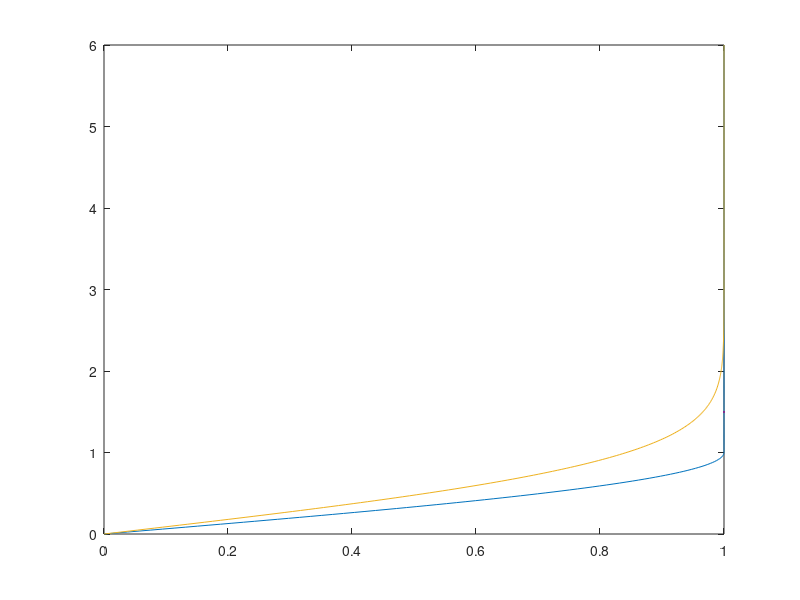

This chart was generated by the following MATLAB code: (Note: this script raises an error after producing the figure.)
%% 1
clc
clear
close all

lunghezza = 1.1;
profondita = 0.75;
viscositaCinematica = 1.5*10^-5;
densita = 1.25;
velocita = 5;

re = velocita*lunghezza/viscositaCinematica;

if re > 5*10^5
    disp("NON TUTTO LAMINARE")
else
    disp("TUTTO LAMINARE")
end


spessoreStratoLimite = 5*lunghezza/sqrt(re)
reX = @(x) velocita*x./viscositaCinematica;
cf = @(x) 0.664./sqrt(reX(x));
cf023 = cf(0.23)

% drag = 1/2 * densita * u^2 * cf
% moltiplico per 2 perché drag c'è sia sopra che sotto
resistenzaTotale = integral(@(x) 1/2 * densita * velocita^2 * cf(x)*profondita, 0, lunghezza)*2

resistenzaTotaleMetodo2 = 2*0.664*profondita*sqrt(densita^2*viscositaCinematica*lunghezza*velocita^3)
%% 2
clc
clear
close all

lunghezza = 2.45;
profondita = 2.15;
viscositaCinematica = 1.5*10^-5; %ni
densita = 1.25;
uInf = 3.6;


reXCritico = 5*10^5;

% Rex = uInf*x/viscositaCinematica
xCritico = reXCritico * viscositaCinematica/uInf
if xCritico < lunghezza
    disp("NON TUTTO LAMINARE")
else
    disp("TUTTO LAMINARE")
end

tauWall = @(x) 0.332 * viscositaCinematica*densita * uInf * sqrt(uInf./(viscositaCinematica.*x));
tauWallCritico = tauWall(xCritico)

reX = @(x) uInf*x./viscositaCinematica;
spessoreStratoLimite = @(x) 5 * x./sqrt(reX(x));
spessoreMassimo = spessoreStratoLimite(xCritico);

tauAltroMetodo = viscositaCinematica*densita*2/spessoreMassimo*uInf


cf = integral(@(x) tauWall(x)./(1/2*densita*uInf^2), 0, xCritico)

D = cf*1/2*densita*uInf^2*2*profondita
DAltroMetodo = 2*0.664*profondita*sqrt(densita^2*viscositaCinematica*xCritico*uInf^3)
cd = 1.328/sqrt(reX(xCritico))
DAltroMetodoTurna = 1/2*densita*uInf^2*xCritico*profondita*cd*2

eta = @(y) y ./ spessoreMassimo;
velocita = @(y) uInf .* ((2.*eta(y) - eta(y).^2).*(y <= spessoreMassimo));

portata = integral(@(y) densita.*velocita(y), 0, spessoreMassimo)

deltaStar = integral(@(eta) 1-(2.*eta-eta.^2), 0, 1)
teta = integral(@(eta) (2.*eta-eta.^2).*(1-(2.*eta-eta.^2)), 0, 1)



%% es 3
clc
clear
close all

eta = linspace(0, 6, 500)
u_UInf = sin(pi/2.*eta).*(eta <= 1) + 1.*(eta > 1)


deltaStar = trapz(eta, 1-u_UInf);
teta = trapz(eta, u_UInf.*(1-u_UInf));
H = deltaStar/teta

delta = sqrt(pi/teta)

deltaStarVero = deltaStar * delta
tetaVero = delta*teta
cf = sqrt(pi*teta)

% deltaStar = 1 - u/Uinf

plot(u_UInf, eta, LineWidth=1.5)



%% es 4
clc
clear

eta = linspace(0, 6, 500);
u_UInf = erf(eta);

deltaStar = trapz(eta, 1-u_UInf);
teta = trapz(eta, u_UInf.*(1-u_UInf));
H = deltaStar/teta;


hold on
plot(u_UInf, eta, LineWidth=1.5)

% Calcolo delta
step = 0.0001;
spazio = 0:step:0.5;
% calcolo la derivata con matlab
derivataU = diff(erf(spazio))/step;

delta = sqrt(derivataU(1)*2/teta)

%% blasius

viscositaCinematica = 1.5*10^-6; % ni
y = 1000;
f0 = [0,0,1]; 

maxEta = 6;
etaSpan = [0, maxEta];

[eta, f, fPrimo, fSecondo] = bvpSolveBlasius(etaSpan, f0);


plot(fPrimo, eta, LineWidth=1.5)
xlabel("U/U Inf")
ylabel("eta")
legend("Sinuisoidale", "Funzione Errori", "Blasius")

